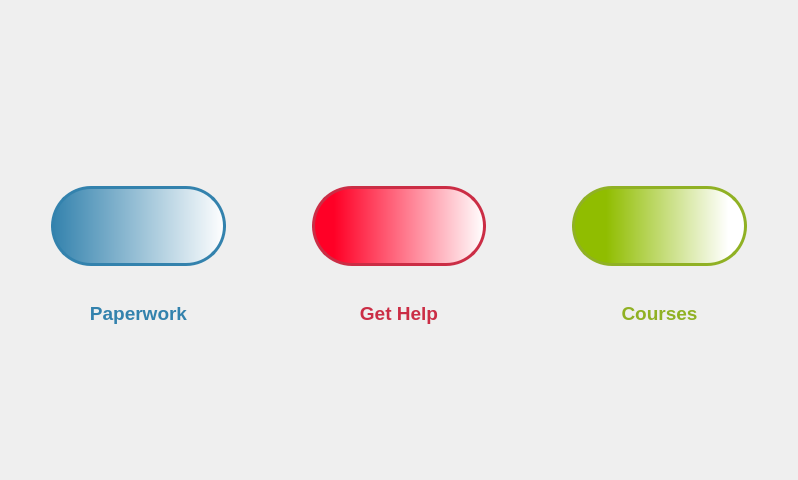
<?xml version="1.0" encoding="UTF-8"?>
<ui version="4.0">
 <class>startFrame</class>
 <widget class="QFrame" name="startFrame">
  <property name="geometry">
   <rect>
    <x>0</x>
    <y>0</y>
    <width>798</width>
    <height>480</height>
   </rect>
  </property>
  <property name="windowTitle">
   <string>Frame</string>
  </property>
  <layout class="QHBoxLayout" name="horizontalLayout">
   <item>
    <widget class="QFrame" name="documentsFrame">
     <property name="styleSheet">
      <string notr="true">background: transparent;</string>
     </property>
     <property name="frameShape">
      <enum>QFrame::StyledPanel</enum>
     </property>
     <property name="frameShadow">
      <enum>QFrame::Raised</enum>
     </property>
     <layout class="QVBoxLayout" name="verticalLayout_3">
      <item>
       <spacer name="verticalSpacer_11">
        <property name="orientation">
         <enum>Qt::Vertical</enum>
        </property>
        <property name="sizeHint" stdset="0">
         <size>
          <width>20</width>
          <height>40</height>
         </size>
        </property>
       </spacer>
      </item>
      <item>
       <widget class="QPushButton" name="documentsButton">
        <property name="sizePolicy">
         <sizepolicy hsizetype="Minimum" vsizetype="Fixed">
          <horstretch>0</horstretch>
          <verstretch>0</verstretch>
         </sizepolicy>
        </property>
        <property name="cursor">
         <cursorShape>PointingHandCursor</cursorShape>
        </property>
        <property name="styleSheet">
         <string notr="true">QPushButton {
  background: qlineargradient(spread:reflect, x1:0, y1:0, x2:1, y2:0, stop:0 rgba(51, 130, 173, 255), stop:1 rgba(255, 255, 255, 255));
  border-color: rgb(51, 130, 173);
  border-width: 3px;        
  border-style: solid;
  border-radius: 40px;
  margin:30px;
  padding:30px;
}</string>
        </property>
        <property name="text">
         <string/>
        </property>
        <property name="icon">
         <iconset resource="../../images/images.qrc">
          <normaloff>:/icons/papers.png</normaloff>:/icons/papers.png</iconset>
        </property>
        <property name="iconSize">
         <size>
          <width>100</width>
          <height>100</height>
         </size>
        </property>
       </widget>
      </item>
      <item>
       <widget class="QLabel" name="paperworkLabel">
        <property name="text">
         <string>&lt;html&gt;&lt;head/&gt;&lt;body&gt;&lt;p align=&quot;center&quot;&gt;&lt;span style=&quot; font-size:14pt; font-weight:600; color:#3382ad;&quot;&gt;Paperwork&lt;/span&gt;&lt;/p&gt;&lt;/body&gt;&lt;/html&gt;</string>
        </property>
        <property name="buddy">
         <cstring>documentsButton</cstring>
        </property>
       </widget>
      </item>
      <item>
       <spacer name="verticalSpacer_12">
        <property name="orientation">
         <enum>Qt::Vertical</enum>
        </property>
        <property name="sizeHint" stdset="0">
         <size>
          <width>20</width>
          <height>40</height>
         </size>
        </property>
       </spacer>
      </item>
     </layout>
    </widget>
   </item>
   <item>
    <widget class="QFrame" name="gethelpFrame">
     <property name="styleSheet">
      <string notr="true">background: transparent;</string>
     </property>
     <property name="frameShape">
      <enum>QFrame::StyledPanel</enum>
     </property>
     <property name="frameShadow">
      <enum>QFrame::Raised</enum>
     </property>
     <layout class="QVBoxLayout" name="verticalLayout_4">
      <item>
       <spacer name="verticalSpacer_13">
        <property name="orientation">
         <enum>Qt::Vertical</enum>
        </property>
        <property name="sizeHint" stdset="0">
         <size>
          <width>20</width>
          <height>40</height>
         </size>
        </property>
       </spacer>
      </item>
      <item>
       <widget class="QPushButton" name="gethelpButton">
        <property name="cursor">
         <cursorShape>PointingHandCursor</cursorShape>
        </property>
        <property name="styleSheet">
         <string notr="true">QPushButton {
  background: qlineargradient(spread:pad, x1:0, y1:0, x2:1, y2:0, stop:0.119403 rgba(255, 0, 38, 255), stop:1 rgba(255, 255, 255, 255));
  border-color: rgb(203, 45, 69);
  border-width: 3px;        
  border-style: solid;
  border-radius: 40px;
  margin:30px;
  padding:30px;
}</string>
        </property>
        <property name="text">
         <string/>
        </property>
        <property name="icon">
         <iconset resource="../../images/images.qrc">
          <normaloff>:/icons/help.png</normaloff>:/icons/help.png</iconset>
        </property>
        <property name="iconSize">
         <size>
          <width>100</width>
          <height>100</height>
         </size>
        </property>
       </widget>
      </item>
      <item>
       <widget class="QLabel" name="gethelpLabel">
        <property name="text">
         <string>&lt;html&gt;&lt;head/&gt;&lt;body&gt;&lt;p align=&quot;center&quot;&gt;&lt;span style=&quot; font-size:14pt; font-weight:600; color:#cb2d45;&quot;&gt;Get Help&lt;/span&gt;&lt;/p&gt;&lt;/body&gt;&lt;/html&gt;</string>
        </property>
        <property name="buddy">
         <cstring>gethelpButton</cstring>
        </property>
       </widget>
      </item>
      <item>
       <spacer name="verticalSpacer_14">
        <property name="orientation">
         <enum>Qt::Vertical</enum>
        </property>
        <property name="sizeHint" stdset="0">
         <size>
          <width>20</width>
          <height>40</height>
         </size>
        </property>
       </spacer>
      </item>
     </layout>
    </widget>
   </item>
   <item>
    <widget class="QFrame" name="coursesFrame">
     <property name="styleSheet">
      <string notr="true">background: transparent;</string>
     </property>
     <property name="frameShape">
      <enum>QFrame::StyledPanel</enum>
     </property>
     <property name="frameShadow">
      <enum>QFrame::Raised</enum>
     </property>
     <layout class="QVBoxLayout" name="verticalLayout_5">
      <item>
       <spacer name="verticalSpacer_15">
        <property name="orientation">
         <enum>Qt::Vertical</enum>
        </property>
        <property name="sizeHint" stdset="0">
         <size>
          <width>20</width>
          <height>40</height>
         </size>
        </property>
       </spacer>
      </item>
      <item>
       <widget class="QPushButton" name="coursesButton">
        <property name="cursor">
         <cursorShape>PointingHandCursor</cursorShape>
        </property>
        <property name="styleSheet">
         <string notr="true">QPushButton {
  background: qlineargradient(spread:pad, x1:0, y1:0, x2:1, y2:0, stop:0.189055 rgba(144, 189, 0, 255), stop:0.900498 rgba(255, 255, 255, 255));
  border-color: rgb(144, 177, 36);
  border-width: 3px;        
  border-style: solid;
  border-radius: 40px;
  margin:30px;
  padding:30px;
}</string>
        </property>
        <property name="text">
         <string/>
        </property>
        <property name="icon">
         <iconset resource="../../images/images.qrc">
          <normaloff>:/icons/grades-removebg-preview.png</normaloff>:/icons/grades-removebg-preview.png</iconset>
        </property>
        <property name="iconSize">
         <size>
          <width>100</width>
          <height>100</height>
         </size>
        </property>
       </widget>
      </item>
      <item>
       <widget class="QLabel" name="coursesLabel">
        <property name="text">
         <string>&lt;html&gt;&lt;head/&gt;&lt;body&gt;&lt;p align=&quot;center&quot;&gt;&lt;span style=&quot; font-size:14pt; font-weight:600; color:#90b124;&quot;&gt;Courses&lt;/span&gt;&lt;/p&gt;&lt;/body&gt;&lt;/html&gt;</string>
        </property>
        <property name="buddy">
         <cstring>coursesButton</cstring>
        </property>
       </widget>
      </item>
      <item>
       <spacer name="verticalSpacer_16">
        <property name="orientation">
         <enum>Qt::Vertical</enum>
        </property>
        <property name="sizeHint" stdset="0">
         <size>
          <width>20</width>
          <height>40</height>
         </size>
        </property>
       </spacer>
      </item>
     </layout>
    </widget>
   </item>
  </layout>
 </widget>
 <resources>
  <include location="../../images/images.qrc"/>
 </resources>
 <connections/>
</ui>
